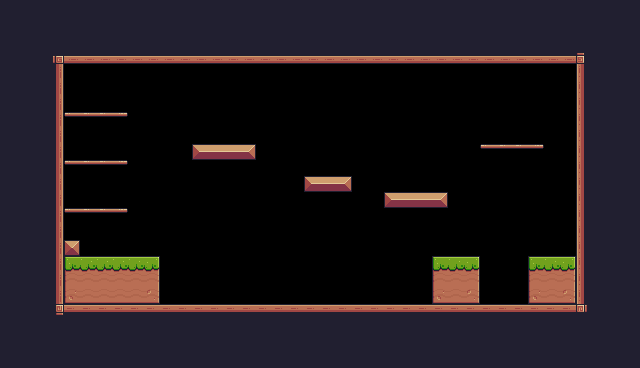

A 2D game scene composited from a Tiled map and its tileset images. What follows is a short description and the map's XML, with every tile layer's data as written:
An orthogonal 40x23 tile map with 16x16 px tiles, 1 tile layer (Background) and 32 objects (8x Fruit, 7x Saw, 4x Platform, Player, Checkpoint).

<map version="1.10" tiledversion="1.11.2" orientation="orthogonal" renderorder="right-down" width="40" height="23" tilewidth="16" tileheight="16" infinite="0" nextlayerid="5" nextobjectid="54">
 <tileset firstgid="1" source="Pixel Adventure.tsx" />
 <layer id="1" name="Background" width="40" height="23">
  <properties>
   <property name="BackgroundColor" value="Gray" />
  </properties>
  <data encoding="csv">
24,24,24,24,24,24,24,24,24,24,24,24,24,24,24,24,24,24,24,24,24,24,24,24,24,24,24,24,24,24,24,24,24,24,24,24,24,24,24,24,
24,24,24,24,24,24,24,24,24,24,24,24,24,24,24,24,24,24,24,24,24,24,24,24,24,24,24,24,24,24,24,24,24,24,24,24,24,24,24,24,
24,24,24,24,24,24,24,24,24,24,24,24,24,24,24,24,24,24,24,24,24,24,24,24,24,24,24,24,24,24,24,24,24,24,24,24,24,24,24,24,
24,24,24,92,134,134,134,134,134,134,134,134,134,134,134,134,134,134,134,134,134,134,134,134,134,134,134,134,134,134,134,134,134,134,134,134,93,24,24,24,
24,24,24,113,0,0,0,0,0,0,0,0,0,0,0,0,0,0,0,0,0,0,0,0,0,0,0,0,0,0,0,0,0,0,0,0,111,24,24,24,
24,24,24,113,0,0,0,0,0,0,0,0,0,0,0,0,0,0,0,0,0,0,0,0,0,0,0,0,0,0,0,0,0,0,0,0,111,24,24,24,
24,24,24,113,0,0,0,0,0,0,0,0,0,0,0,0,0,0,0,0,0,0,0,0,0,0,0,0,0,0,0,0,0,0,0,0,111,24,24,24,
24,24,24,113,40,41,41,42,0,0,0,0,0,0,0,0,0,0,0,0,0,0,0,0,0,0,0,0,0,0,0,0,0,0,0,0,111,24,24,24,
24,24,24,113,0,0,0,0,0,0,0,0,0,0,0,0,0,0,0,0,0,0,0,0,0,0,0,0,0,0,0,0,0,0,0,0,111,24,24,24,
24,24,24,113,0,0,0,0,0,0,0,0,13,14,14,15,0,0,0,0,0,0,0,0,0,0,0,0,0,0,40,41,41,42,0,0,111,24,24,24,
24,24,24,113,40,41,41,42,0,0,0,0,0,0,0,0,0,0,0,0,0,0,0,0,0,0,0,0,0,0,0,0,0,0,0,0,111,24,24,24,
24,24,24,113,0,0,0,0,0,0,0,0,0,0,0,0,0,0,0,13,14,15,0,0,0,0,0,0,0,0,0,0,0,0,0,0,111,24,24,24,
24,24,24,113,0,0,0,0,0,0,0,0,0,0,0,0,0,0,0,0,0,0,0,0,13,14,14,15,0,0,0,0,0,0,0,0,111,24,24,24,
24,24,24,113,40,41,41,42,0,0,0,0,0,0,0,0,0,0,0,0,0,0,0,0,0,0,0,0,0,0,0,0,0,0,0,0,111,24,24,24,
24,24,24,113,0,0,0,0,0,0,0,0,0,0,0,0,0,0,0,0,0,0,0,0,0,0,0,0,0,0,0,0,0,0,0,0,111,24,24,24,
24,24,24,113,35,0,0,0,0,0,0,0,0,0,0,0,0,0,0,0,0,0,0,0,0,0,0,0,0,0,0,0,0,0,0,0,111,24,24,24,
24,24,24,113,7,8,8,8,8,9,0,0,0,0,0,0,0,0,0,0,0,0,0,0,0,0,0,7,8,9,0,0,0,7,8,9,111,24,24,24,
24,24,24,113,29,30,30,30,30,31,0,0,0,0,0,0,0,0,0,0,0,0,0,0,0,0,0,29,30,31,0,0,0,29,30,31,111,24,24,24,
24,24,24,113,51,52,52,52,52,53,0,0,0,0,0,0,0,0,0,0,0,0,0,0,0,0,0,51,52,53,0,0,0,51,52,53,111,24,24,24,
24,24,24,114,90,90,90,90,90,90,90,90,90,90,90,90,90,90,90,90,90,90,90,90,90,90,90,90,90,90,90,90,90,90,90,90,115,24,24,24,
24,24,24,24,24,24,24,24,24,24,24,24,24,24,24,24,24,24,24,24,24,24,24,24,24,24,24,24,24,24,24,24,24,24,24,24,24,24,24,24,
24,24,24,24,24,24,24,24,24,24,24,24,24,24,24,24,24,24,24,24,24,24,24,24,24,24,24,24,24,24,24,24,24,24,24,24,24,24,24,24,
24,24,24,24,24,24,24,24,24,24,24,24,24,24,24,24,24,24,24,24,24,24,24,24,24,24,24,24,24,24,24,24,24,24,24,24,24,24,24,24
</data>
 </layer>
 <objectgroup id="3" name="Spawnpoints">
  <object id="7" name="Player" type="Player" x="128" y="224" width="32" height="32" />
  <object id="28" name="Bananas" type="Fruit" x="80" y="80" width="32" height="32" />
  <object id="29" name="Orange" type="Fruit" x="80" y="128" width="32" height="32" />
  <object id="30" name="Apple" type="Fruit" x="80" y="176" width="32" height="32" />
  <object id="31" name="Cherries" type="Fruit" x="192" y="112" width="32" height="32" />
  <object id="32" name="Cherries" type="Fruit" x="224" y="112" width="32" height="32" />
  <object id="34" name="Cherries" type="Fruit" x="208" y="80" width="32" height="32" />
  <object id="37" name="Apple" type="Fruit" x="400" y="160" width="32" height="32" />
  <object id="38" name="Kiwi" type="Fruit" x="496" y="112" width="32" height="32" />
  <object id="42" type="Saw" x="288" y="288" width="32" height="32">
   <properties>
    <property name="isVertical" type="bool" value="false" />
    <property name="offNeg" type="float" value="8" />
    <property name="offPos" type="float" value="7" />
   </properties>
  </object>
  <object id="43" type="Saw" x="288" y="128" width="32" height="32">
   <properties>
    <property name="isVertical" type="bool" value="true" />
    <property name="offNeg" type="float" value="4" />
    <property name="offPos" type="float" value="7" />
   </properties>
  </object>
  <object id="44" type="Saw" x="336" y="128" width="32" height="32">
   <properties>
    <property name="isVertical" type="bool" value="true" />
    <property name="offNeg" type="float" value="4" />
    <property name="offPos" type="float" value="7" />
   </properties>
  </object>
  <object id="45" type="Saw" x="288" y="256" width="32" height="32">
   <properties>
    <property name="isVertical" type="bool" value="false" />
    <property name="offNeg" type="float" value="8" />
    <property name="offPos" type="float" value="7" />
   </properties>
  </object>
  <object id="46" type="Saw" x="400" y="112" width="32" height="32">
   <properties>
    <property name="isVertical" type="bool" value="true" />
    <property name="offNeg" type="float" value="3" />
    <property name="offPos" type="float" value="3" />
   </properties>
  </object>
  <object id="47" type="Saw" x="208" y="96" width="32" height="32">
   <properties>
    <property name="isVertical" type="bool" value="true" />
    <property name="offNeg" type="float" value="2" />
    <property name="offPos" type="float" value="1" />
   </properties>
  </object>
  <object id="48" type="Saw" x="288" y="224" width="32" height="32">
   <properties>
    <property name="isVertical" type="bool" value="false" />
    <property name="offNeg" type="float" value="8" />
    <property name="offPos" type="float" value="7" />
   </properties>
  </object>
  <object id="50" type="Checkpoint" x="512" y="192" width="64" height="64" />
 </objectgroup>
 <objectgroup id="4" name="Collisions">
  <object id="9" x="48" y="48" width="16" height="272" />
  <object id="10" x="48" y="48" width="544" height="16" />
  <object id="11" x="576" y="48" width="16" height="272" />
  <object id="12" x="48" y="304" width="544" height="16" />
  <object id="15" x="64" y="240" width="16" height="16" />
  <object id="16" x="64" y="256" width="96" height="48" />
  <object id="17" x="192" y="144" width="64" height="16" />
  <object id="19" x="384" y="192" width="64" height="16" />
  <object id="20" x="432" y="256" width="48" height="48" />
  <object id="24" type="Platform" x="480" y="144" width="64" height="16" />
  <object id="25" type="Platform" x="64" y="208" width="64" height="16" />
  <object id="26" type="Platform" x="64" y="160" width="64" height="16" />
  <object id="27" type="Platform" x="64" y="112" width="64" height="16" />
  <object id="51" x="528" y="256" width="48" height="48" />
  <object id="53" x="304" y="176" width="48" height="16" />
 </objectgroup>
</map>
